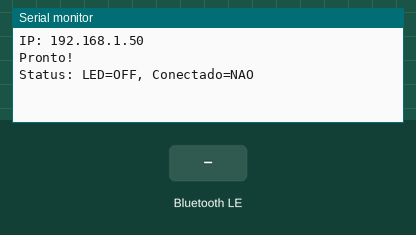
A program run on a simulated ESP32. Parts: the last lines printed to the serial monitor. The inputs (shaded band) are chosen by the test bench. WiFi joins after 1.5 s; servers stay silent unless stated; uploads are accepted with an empty reply; nothing arrives over Bluetooth unless stated; a phone connects over Bluetooth LE 3 s after start.

Above: at 2.7 s.
2.8 s: Bluetooth LE write "ON" received
At 4.2 s:
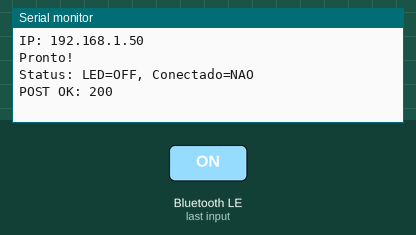
5.8 s: Bluetooth LE write "OFF" received
At 7.1 s:
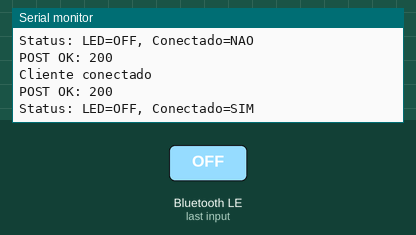

The program:

main.cpp
```cpp
#include <Arduino.h>
#include <BLEDevice.h>
#include <BLEServer.h>
#include <BLEUtils.h>
#include <HTTPClient.h>
#include <WiFi.h>

#define SERVICE_UUID "3f631a64-f7bd-4f29-bb89-60af02aa1d9e"
#define CHARACTERISTIC_UUID "bc7960b8-6987-4302-b3f8-18d239cb9743"

BLEServer* pServer = nullptr;
BLECharacteristic* pCharacteristic = nullptr;
BLEAdvertising* pAdvertising = nullptr;

bool deviceConnected = false;
bool ledState = false;

const char* ssid = "Esp32";
const char* password = "modelo12";
const char* serverIP = "192.168.43.177";

HTTPClient http;

void sendPostRequest(const char* endpoint) {
  if (WiFi.status() == WL_CONNECTED) {
    String url = "http://" + String(serverIP) + endpoint;
    http.begin(url);

    int httpResponseCode = http.POST("");

    if (httpResponseCode > 0) {
      Serial.printf("POST OK: %d\n", httpResponseCode);
    } else {
      Serial.println("POST Erro");
    }

    http.end();
  } else {
    Serial.println("WiFi desconectado!");
  }
}

class MyServerCallbacks : public BLEServerCallbacks {
  void onConnect(BLEServer* pServer) {
    deviceConnected = true;
    Serial.println("Cliente conectado");
  };

  void onDisconnect(BLEServer* pServer) {
    deviceConnected = false;
    Serial.println("Cliente desconectado");
    // Restart advertising
    pAdvertising->start();
  }
};

class MyCharacteristicCallbacks : public BLECharacteristicCallbacks {
  void onWrite(BLECharacteristic* pCharacteristic) {
    std::string value = pCharacteristic->getValue();

    if (value.length() > 0) {
      if (value == "ON") {
        ledState = true;
        sendPostRequest("/leg/on");
      } else if (value == "OFF") {
        ledState = false;
        sendPostRequest("/leg/off");
      } else if (value == "TOGGLE") {
        ledState = !ledState;
        sendPostRequest(ledState ? "/leg/on" : "/leg/off");
      }
    }
  }
};

void setupBLEService() {
  // Create BLE Server
  pServer = BLEDevice::createServer();
  pServer->setCallbacks(new MyServerCallbacks());

  // Create BLE Service
  BLEService* pService = pServer->createService(SERVICE_UUID);

  // Create BLE Characteristic
  pCharacteristic = pService->createCharacteristic(
      CHARACTERISTIC_UUID,
      BLECharacteristic::PROPERTY_READ | BLECharacteristic::PROPERTY_WRITE);

  pCharacteristic->setCallbacks(new MyCharacteristicCallbacks());

  // Start the service
  pService->start();

  // Start advertising
  pAdvertising = BLEDevice::getAdvertising();
  pAdvertising->addServiceUUID(SERVICE_UUID);
  pAdvertising->setScanResponse(false);
  pAdvertising->setMinPreferred(0x0);
}

void setup() {
  Serial.begin(115200);

  WiFi.begin(ssid, password);
  while (WiFi.status() != WL_CONNECTED) {
    delay(300);
  }
  Serial.println();
  Serial.print("IP: ");
  Serial.println(WiFi.localIP());

  BLEDevice::init("ESP32-BEACON");
  setupBLEService();
  pAdvertising->start();

  Serial.println("Pronto!");
}

void loop() {
  Serial.printf("Status: LED=%s, Conectado=%s\n", ledState ? "ON" : "OFF",
                deviceConnected ? "SIM" : "NAO");
  delay(5000);
}
```

Measured:
- after the input at 2.8 s, the serial monitor: prints a new line after 0.20 s (image 1)
- after the input at 5.8 s, the serial monitor: prints a new line after 0.70 s (image 2)
